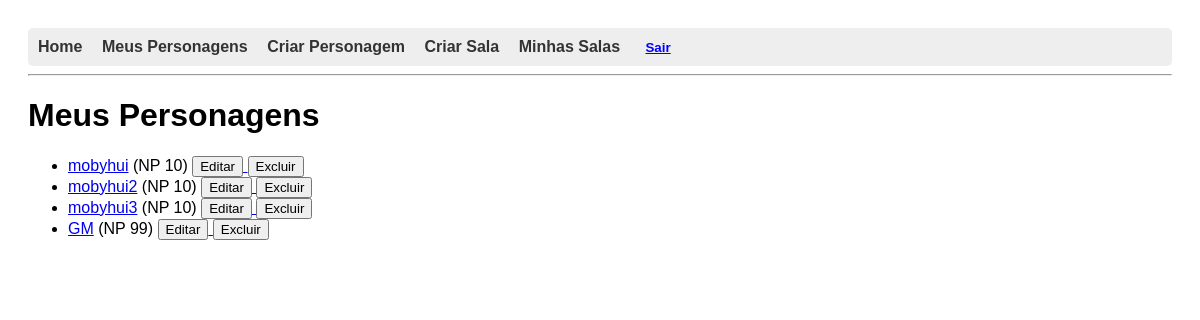
Before: /personagens/meus/ (signed in) with the older database file.
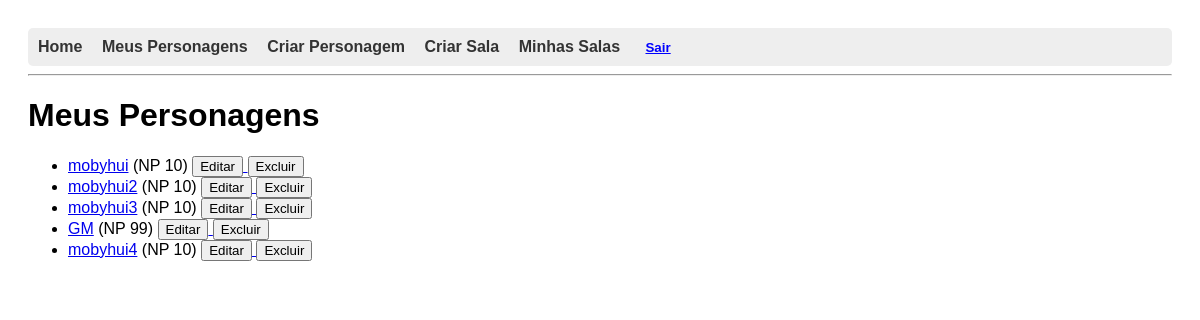
After: the same page with the newer database file.
### personagens/models.py (models this page shows, shortened)
class Personagem(models.Model):
    especialidade_casting_ability = models.CharField(
        max_length=20,
        choices=CASTING_ABILITY_CHOICES,
        verbose_name="Habilidade de Conjuração da Especialidade",
        default='inteligencia'
    )
    nome = models.CharField(max_length=100)
    usuario = models.ForeignKey(User, on_delete=models.CASCADE)
    nivel_poder = models.IntegerField(default=10)
    foto = models.ImageField(upload_to='personagens_fotos/', blank=True, null=True)
    forca = models.IntegerField(default=0)
    vigor = models.IntegerField(default=0)
    destreza = models.IntegerField(default=0)
    agilidade = models.IntegerField(default=0)
    luta = models.IntegerField(default=0)
    inteligencia = models.IntegerField(default=0)
    prontidao = models.IntegerField(default=0)
    presenca = models.IntegerField(default=0)
    aparar = models.IntegerField(default=0)
    esquivar = models.IntegerField(default=0)
    fortitude = models.IntegerField(default=0)
    vontade = models.IntegerField(default=0)
    resistencia = models.IntegerField(default=0)
    penalidade_resistencia = models.IntegerField(default=0, blank=True)
    condicao = models.CharField(max_length=30, blank=True, default="")
    acrobacias = models.IntegerField(default=0)
    atletismo = models.IntegerField(default=0)
    combate_distancia = models.IntegerField(default=0)
    combate_corpo = models.IntegerField(default=0)
    enganacao = models.IntegerField(default=0)
    especialidade = models.IntegerField(default=0)
    furtividade = models.IntegerField(default=0)
    intimidacao = models.IntegerField(default=0)
    intuicao = models.IntegerField(default=0)
    investigacao = models.IntegerField(default=0)
    percepcao = models.IntegerField(default=0)
    persuasao = models.IntegerField(default=0)
    prestidigitacao = models.IntegerField(default=0)
    tecnologia = models.IntegerField(default=0)
    tratamento = models.IntegerField(default=0)
    veiculos = models.IntegerField(default=0)
    historia = models.IntegerField(default=0)
    sobrevivencia = models.IntegerField(default=0)

### personagens/views.py (the view)
# urls.py: path('meus/', listar_personagens, name='listar_personagens'),
@login_required
def listar_personagens(request):
    personagens = Personagem.objects.filter(usuario=request.user)
    return render(request, 'personagens/listar_personagens.html', {'personagens': personagens})

### personagens/templates/personagens/listar_personagens.html (shortened to what this page needs)
{% extends 'base.html' %}
{% block content %}
{% load filtros %}
<h1>Meus Personagens</h1>
<ul>
  {% for personagem in personagens %}
    <li>
      <a href="{% url 'ficha_personagem' personagem.id %}">{{ personagem.nome }}</a>
      (NP {{ personagem.nivel_poder|default:"?" }})
      <a href="{% url 'editar_personagem' personagem.id %}">
        <button type="button">Editar</button>
      </a>
      <form action="{% url 'excluir_personagem' personagem.id %}" method="post" style="display:inline;">
        <button type="submit" onclick="return confirm('Tem certeza que deseja excluir este personagem?')">Excluir</button>
      </form>
    </li>
  {% empty %}
    <p>Você ainda não criou nenhum personagem.</p>
  {% endfor %}
</ul>
{% endblock %}

Changed rows visible on the page:
added Personagem: nome "mobyhui4", nivel_poder "10"
